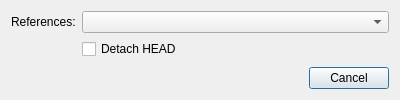
<?xml version="1.0" encoding="UTF-8"?>
<ui version="4.0">
 <class>CheckoutDialog</class>
 <widget class="QDialog" name="CheckoutDialog">
  <property name="windowTitle">
   <string>Checkout</string>
  </property>
  <property name="minimumSize">
   <size>
    <width>400</width>
    <height>0</height>
   </size>
  </property>
  <layout class="QVBoxLayout" name="verticalLayout">
   <item>
    <layout class="QFormLayout" name="formLayout">
     <property name="fieldGrowthPolicy">
      <enum>QFormLayout::AllNonFixedFieldsGrow</enum>
     </property>
     <item row="0" column="0">
      <widget class="QLabel" name="label">
       <property name="text">
        <string>References:</string>
       </property>
      </widget>
     </item>
     <item row="0" column="1">
      <widget class="ReferenceList" name="mRefs"/>
     </item>
     <item row="1" column="1">
      <widget class="QCheckBox" name="mDetachBox">
       <property name="text">
        <string>Detach HEAD</string>
       </property>
      </widget>
     </item>
    </layout>
   </item>
   <item>
    <widget class="QDialogButtonBox" name="mButtons">
     <property name="orientation">
      <enum>Qt::Horizontal</enum>
     </property>
     <property name="standardButtons">
      <set>QDialogButtonBox::Cancel</set>
     </property>
    </widget>
   </item>
  </layout>
 </widget>
 <customwidgets>
  <customwidget>
   <class>ReferenceList</class>
   <extends>QComboBox</extends>
   <header>ui/ReferenceList.h</header>
  </customwidget>
 </customwidgets>
 <resources/>
 <connections/>
</ui>
